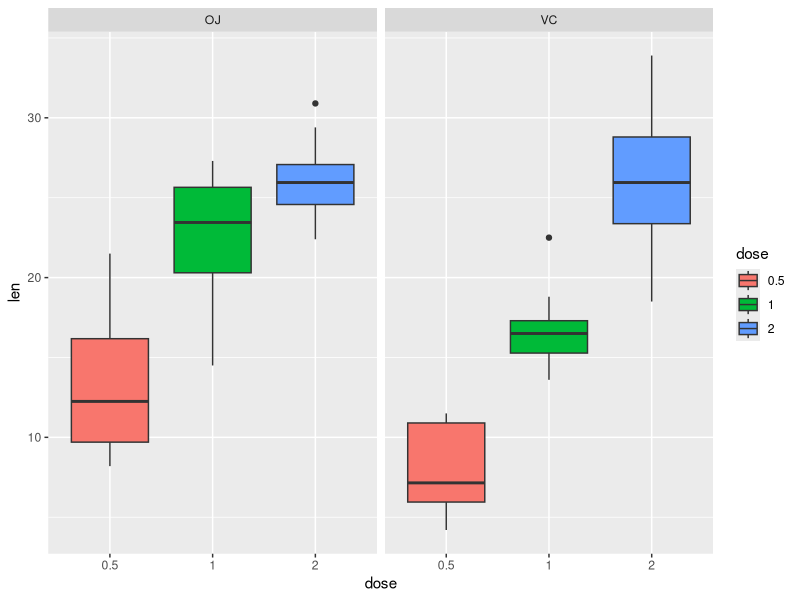
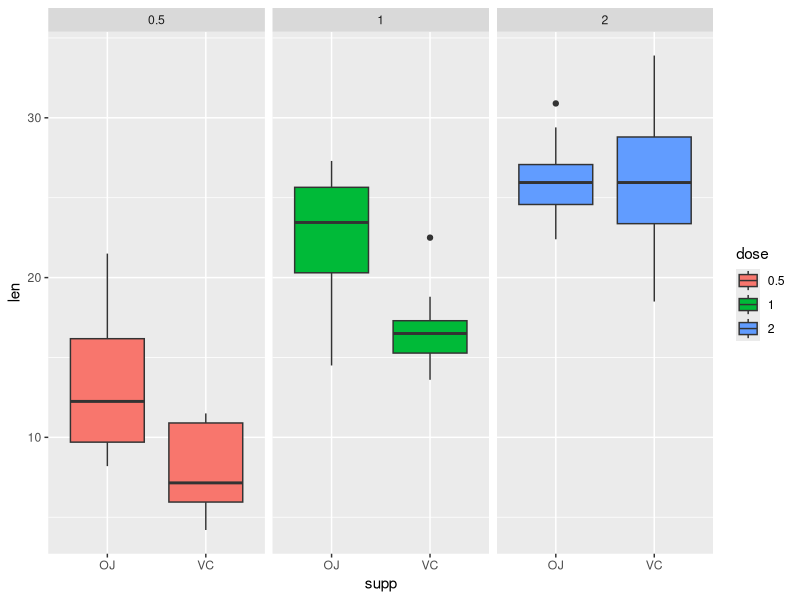
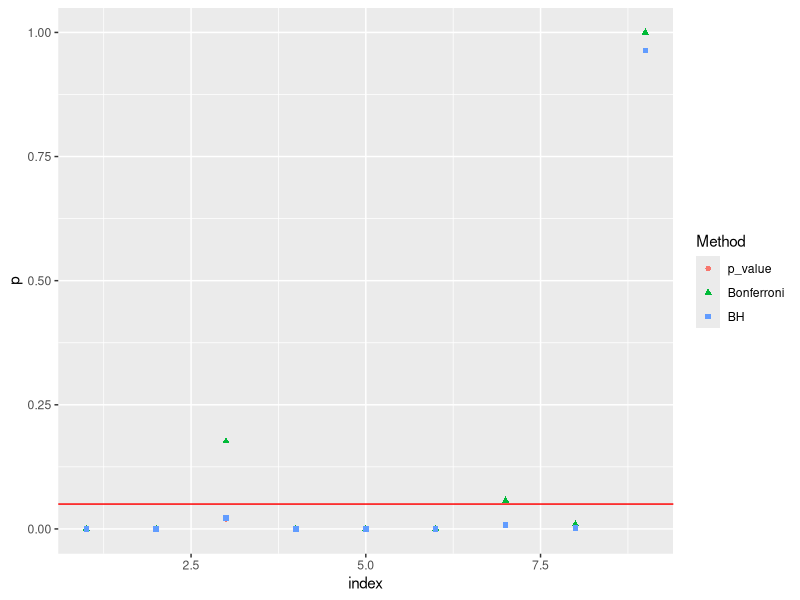

R code for these plots, in order:
## ---- chunk 1
knitr::opts_chunk$set(echo = TRUE, warning = FALSE, message = FALSE)
## ---- chunk 2
library(datasets)
library(tidyverse)
library(reshape2)
library(ggplot2)
## ---- chunk 3
df <- ToothGrowth
df$dose <- as.factor(df$dose)
str(df)
summary(df)
## ---- chunk 4
df %>% group_by(supp, dose) %>% summarise(mean = mean(len), sd = sd(len))
## ---- chunk 5
ggplot(df, aes(x = dose, y = len, fill = dose)) + 
    geom_boxplot() + 
    facet_grid(. ~ supp)
## ---- chunk 6
ggplot(df, aes(x = supp, y = len, fill = dose)) + 
    geom_boxplot() + 
    facet_grid(. ~ dose)

## ---- chunk 7
tab1 <- NULL
Dose <- c(0.5, 1.0, 2.0)
for (k in c("OJ", "VC"))
    for (i in Dose)
        for (j in Dose)
            if (i < j) {
                tab1 <- rbind(tab1,
                              data.frame(
                                  supp = k,
                                  dose.1 = i,
                                  dose.2 = j,
                                  p = with(filter(df, supp == k),
                                           t.test(len[dose == i],
                                                  len[dose == j],
                                                  alternative = "less"))$p.value
                              ))
            }

print(tab1)
## ---- chunk 8
tab2 <- NULL
for (i in Dose)
    tab2 <- rbind(
                tab2,
                data.frame(dose = i, 
                           p = with(filter(df, dose == i), t.test(len ~ supp))$p.value)
            )

print(tab2)
## ---- chunk 9
ptab <-
    data.frame(p_value = c(tab1$p, tab2$p)) %>%
    mutate(
        Bonferroni = p.adjust(p_value, method = "bonferroni"),
        BH = p.adjust(p_value, method = "BH")
    )

print(ptab)
## ---- chunk 10

ptab <-
    melt(
        data = cbind(index = 1:9, ptab),
        id.vars = 1,
        variable.name = 'Method',
        value.name = "p"
    )

ggplot(data = ptab, aes(x = index, y = p, color = Method, shape = Method)) +
    geom_point() +
    geom_hline(yintercept = 0.05, color = "red")
